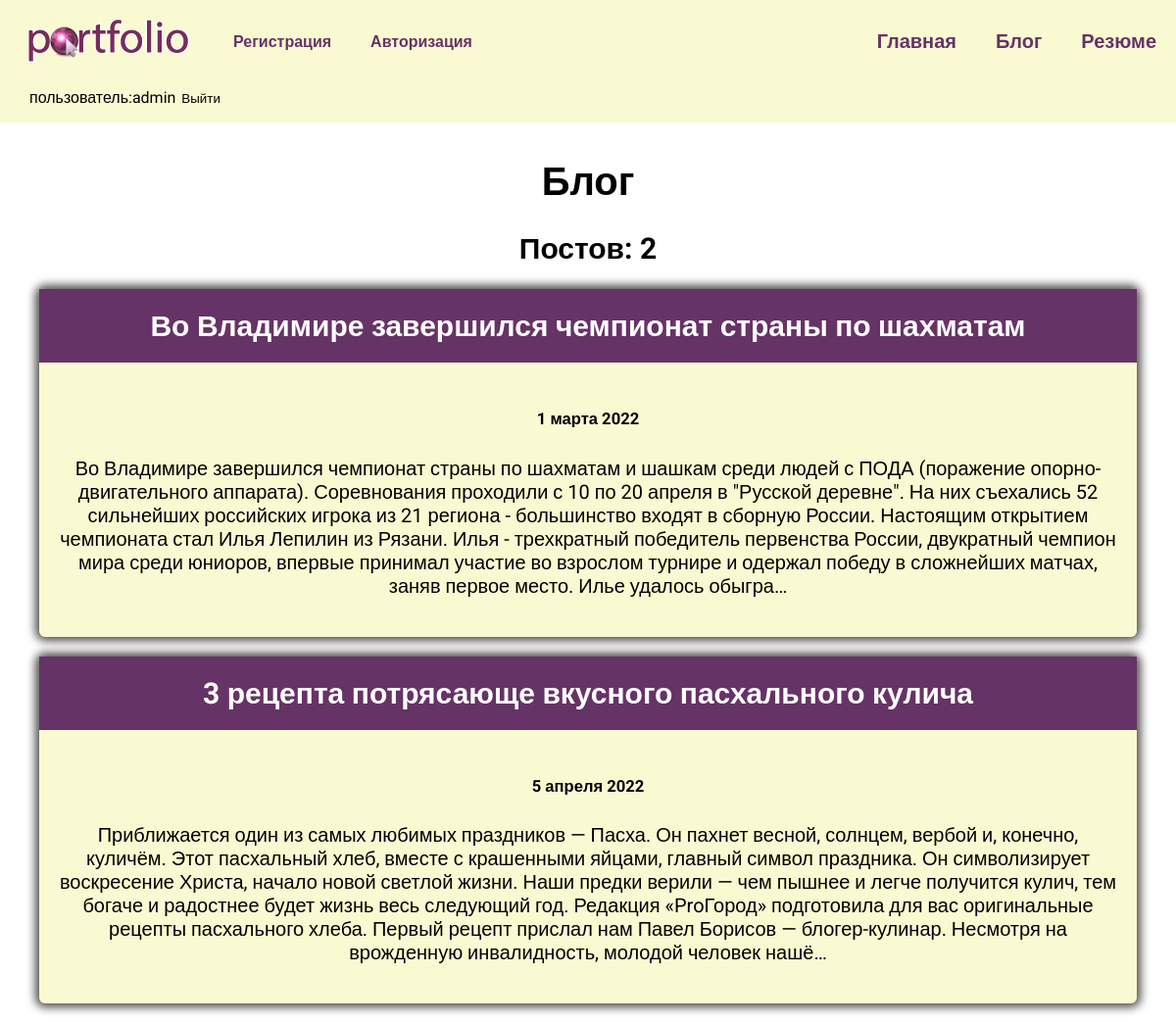
/bl/ (signed in), run on the app's committed database.
### bl/models.py (models this page shows, shortened)
class Bl(models.Model):
    title = models.CharField(max_length=200)
    description = models.TextField()
    date = models.DateField()

### bl/views.py (the view)
# urls.py: path('', views.bl, name='bl'),
def bl(request):
    blogs = Bl.objects.order_by('date')
    return render(request, 'bl/bl.html', {'blogs': blogs})

### bl/templates/bl/bl.html
{% extends 'CityVladimir/base.html' %}
{% block content %}
<h1>Блог</h1>
<h2 class="count">Постов: {{blogs.count}}</h2>
{% for blog in blogs %}
<div class="element">
    <h2 class="top"><a href="{% url 'blog:detail' blog.id %}">{{blog.title}}</a></h2>
    <div class="blog_text">
        <h5>{{blog.date|date:'j E Y'}}</h5>
        <p>{{blog.description|striptags|truncatechars:560}}</p>
    </div>
</div>
{% endfor %}
{% endblock %}

### CityVladimir/templates/CityVladimir/base.html (shortened to what this page needs)
<!DOCTYPE html>
{% load static %}
<html lang="en">
<head>
    <link rel="stylesheet" href="{% static 'css/style.css' %}">
</head>
<div class="menu">
    <div class="wrap">
        <div class="logo">
            <a href="{% url 'index'%}"><img src="{% static 'images/logo.png'%}" alt=""></a>
            <li><a href="{% url 'create_user' %}">Регистрация</a></li>
            <li><a href="{% url 'loginuser' %}">Авторизация</a></li>
        </div>
        <ul>
            <li><a href="{% url 'index' %}">Главная</a></li>
            <li><a href="{% url 'blog:bl' %}">Блог</a></li>
            <li><a href="{% static 'image/resume.pdf'%}" target="_blank">Резюме</a></li>
        </ul>
    </div>
    <div class="user">
        {% if user.is_authenticated %}
        <p>пользователь:{{user.username}}</p>
        <form action="{% url 'logoutuser' %}" method="post">
            <button class="but"> Выйти</button>
        </form>
        {% endif %}
    </div>
</div>
<body>
    <div class="content">
        <div class="wrap">
            {% block content %}
            {% endblock %}
        </div>
    </div>
</body>
</html>

### CityVladimir/static/css/style.css (style rules this page uses)
body { background-color: #ffffff; font-family: 'Roboto', sans-serif; padding: 0; margin: 0; }
.wrap { max-width: 1350px; margin: 0 auto; padding: 10px 20px 0 20px; box-sizing: border-box; }
.user { max-width: 1350px; margin: 0 auto; padding-left: 30px; margin-top: 0px; box-sizing: border-box; display: flex; align-items: center; }
.logo { display: flex; justify-content: center; align-items: center; }
.logo li { list-style: none; }
.element { background-color: lightgoldenrodyellow; margin: 20px; box-shadow: 0 0 10px 4px rgb(80, 74, 74); border-radius: 6px; }
.content .wrap { text-align: center; font-size: 20px; }
.top { margin: 0; background: #663366; padding: 20px; box-sizing: border-box; }
.top a { color: white; text-decoration: none; box-sizing: border-box; }
.blog_text { padding: 20px; box-sizing: border-box; display: block; }
.menu { margin: 0 auto; background-color: lightgoldenrodyellow; position: sticky; top: 0; }
.menu .wrap { display: flex; justify-content: space-between; flex-wrap: wrap; align-items: center; }
.menu a { text-decoration: none; font-weight: bold; color: #663366; }
.menu ul { list-style: none; display: flex; font-size: 20px; }
.menu li { margin-left: 40px; }
.user .but { border: none; background-color: transparent; cursor: pointer; }

### data on the page
Bl: title "Во Владимире завершился чемпионат страны по шахматам", date "1 марта 2022", description "Во Владимире завершился чемпионат страны по шахматам и шашкам среди людей с ПОДА (поражение опорно-двигательного аппарата). Соревнования проходили с 10 по 20 апреля в \"Русской деревне\". На них съехались 52 сильнейших российских игрока из 21 региона - большинство входят в сборную России. Настоящим открытием чемпионата стал Илья Лепилин из Рязани. Илья - трехкратный победитель первенства России, двукратный чемпион мира среди юниоров, впервые принимал участие во взрослом турнире и одержал победу в сложнейших матчах, заняв первое место. Илье удалось обыгра…"
Bl: title "3 рецепта потрясающе вкусного пасхального кулича", date "5 апреля 2022", description "Приближается один из самых любимых праздников — Пасха. Он пахнет весной, солнцем, вербой и, конечно, куличём. Этот пасхальный хлеб, вместе с крашенными яйцами, главный символ праздника. Он символизирует воскресение Христа, начало новой светлой жизни. Наши предки верили — чем пышнее и легче получится кулич, тем богаче и радостнее будет жизнь весь следующий год. Редакция «ProГород» подготовила для вас оригинальные рецепты пасхального хлеба. Первый рецепт прислал нам Павел Борисов — блогер-кулинар. Несмотря на врожденную инвалидность, молодой человек нашё…"

### other printed values
{{ user.username }} "admin"
{{ blogs.count }} "2"
